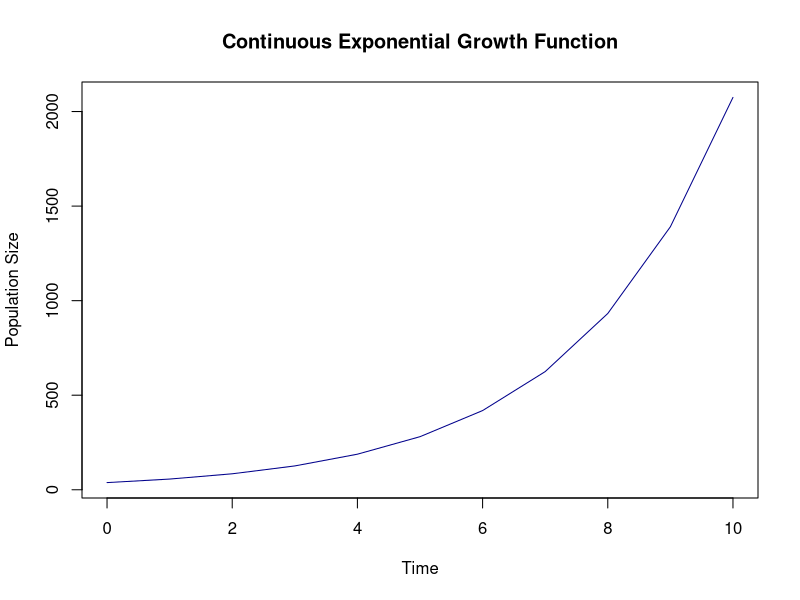
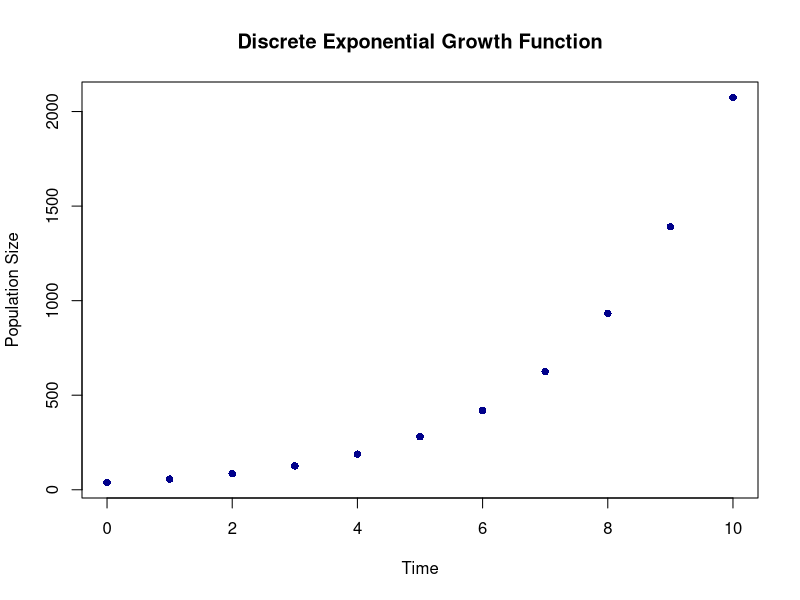
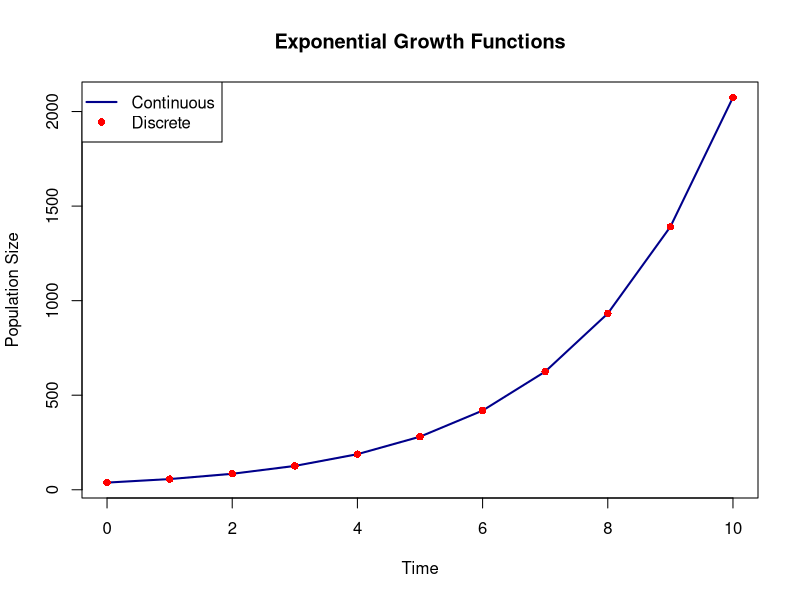
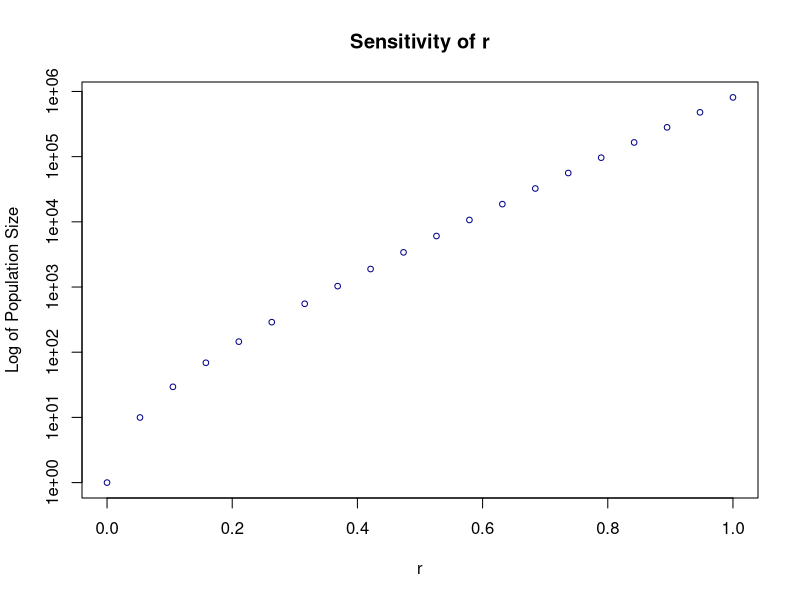
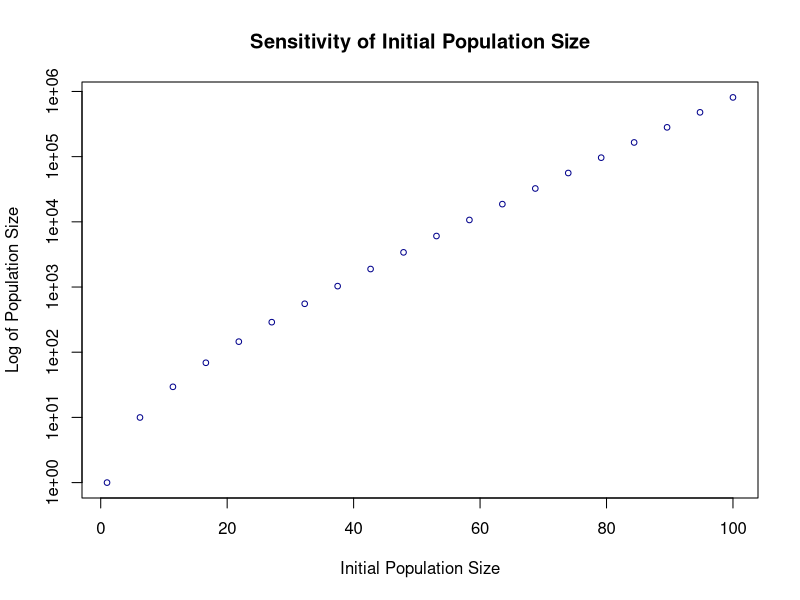
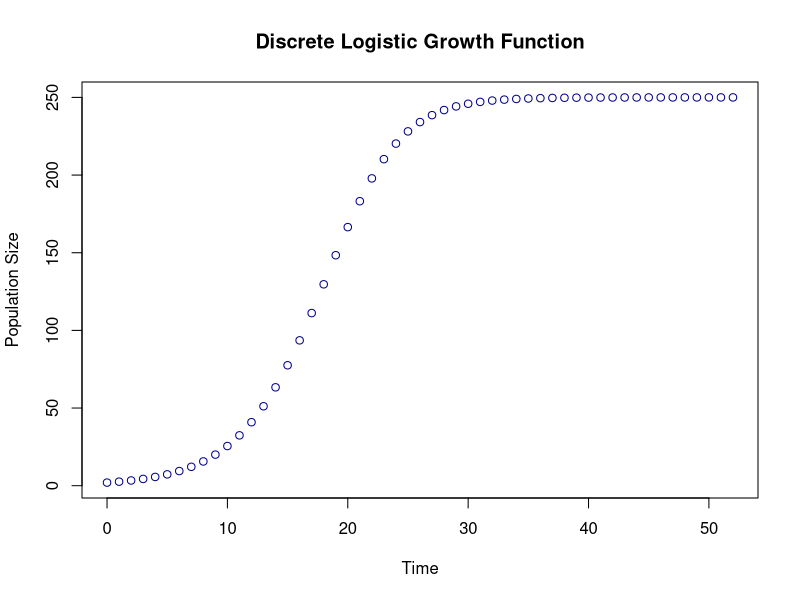
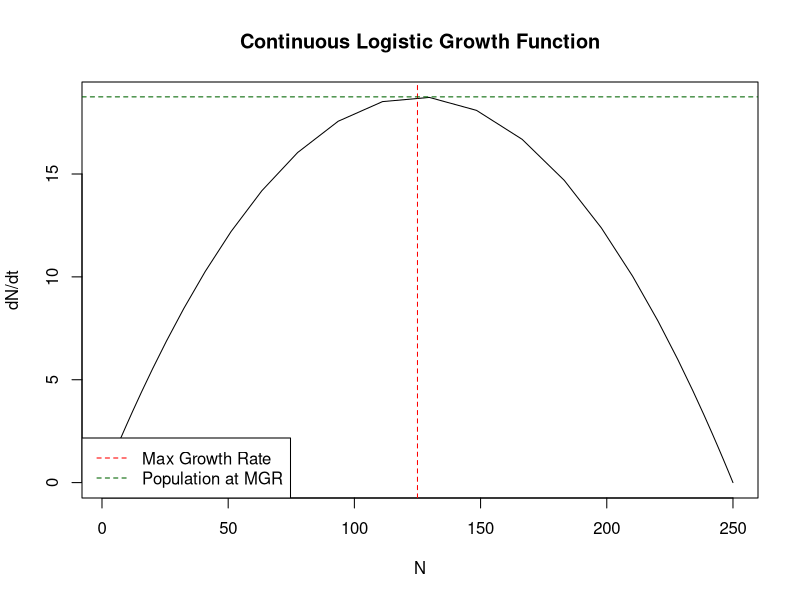

Write R code to recreate these figures, in order.
## ---- chunk 1
knitr::opts_chunk$set(echo = TRUE)
## ---- chunk 2
# Define a continuous exponential growth function
con_exp_growth <- function(N_initial, r, NT){
  t_cont = 0:NT
  N = N_initial * exp(r*t_cont)
  return(N)
}

# Set initial conditions
r = 0.4
N_initial = 38
NT = 10

# Call function and graph
N = con_exp_growth(N_initial, r, NT)
plot(0:NT, N, type = 'l', main = "Continuous Exponential Growth Function", xlab = "Time", ylab = "Population Size", col = "DarkBlue")
## ---- chunk 3
# Define a discrete exponential growth function
dis_exp_growth <- function(N_initial, r, NT){
  R = exp(r)
  t_dis = 0:NT
  N = rep(N_initial,NT+1)
  
  for(t in 1:NT){
    N[t+1] = R*N[t]
  }
  return(N)
}

# Set initial conditions
r = 0.4
N_initial = 38
NT = 10

# Call function and graph
N = dis_exp_growth(N_initial, r, NT)
plot(0:NT, N, type = 'p', main = "Discrete Exponential Growth Function", xlab = "Time", ylab = "Population Size", col = "DarkBlue", pch = 16)
## ---- chunk 4
# Define a doubling time function
doubling_time <- function(r){
  double_time = (exp(2))/r
  return(double_time)
}

# Set initial conditions
r = 0.4

# Call function and output answer
double_time = doubling_time(r)
rounded_double_time = round(double_time,2)
print(paste("The doubling time according to both the discrete and continuous functions is", rounded_double_time))
## ---- chunk 5
# Set initial conditions
r = 0.4
N_initial = 38
NT = 10

# Call functions
N_con = con_exp_growth(N_initial, r, NT)
N_dis = dis_exp_growth(N_initial, r, NT)

# Graph both functions
plot(0:NT, N_con, type = 'l', main = "Exponential Growth Functions", xlab = "Time", ylab = "Population Size", col = "DarkBlue", lwd = 2)
lines(0:NT, N_dis, type = 'p', main = "Exponential Growth Functions", xlab = "Time", ylab = "Population Size", col = "Red", pch = 16, lwd = 2)
legend("topleft", legend = c("Continuous","Discrete"), col = c("DarkBlue","Red"), lty = c(1, NA), pch = c(NA, 16), lwd = c(2,2))
## ---- chunk 6
# Initial Conditions
i = 20
NT = 10
r = seq(from = 0, to = 1, length.out = i)
N_initial = seq(from = 1, to = 100, length.out = i)

# Create Vectors
N_ten = rep(0,NT)
r_ten = rep(0,NT)
N_initial_ten = rep(0,NT)

# Find the 10th value for each set of conditions
for(x in 0:i){
  N = con_exp_growth(N_initial[x], r[x], NT)
  N_ten[x] = N[10]
  r_ten[x] = r[x]
  N_initial_ten[x] = N_initial[x]
}

# Plot Data
plot(r_ten, N_ten, log = "y", type = 'p', xlim = range(r_ten), ylim = range(N_ten), main = "Sensitivity of r", xlab = "r", ylab = "Log of Population Size", col = "DarkBlue", lwd = 1, cex = 0.75)

plot(N_initial_ten, N_ten, log = "y", type = 'p', xlim = range(N_initial_ten), ylim = range(N_ten), main = "Sensitivity of Initial Population Size", xlab = "Initial Population Size", ylab = "Log of Population Size", col = "DarkBlue", lwd = 1, cex = 0.75)
## ---- chunk 7
# Define a discrete logistic growth function
dis_log_growth <- function(N_initial, r, NT, K){
  t_dis = 0:NT
  N = rep(N_initial,NT+1)
  
  for(t in 1:(NT)){
    N[t+1] = N[t] + r*N[t]*(1-N[t]/K)
  }
  return(N)
}

# Set initial conditions
r = 0.3
N_initial = 2
NT = 52
K = 250

# Call function and graph
N = dis_log_growth(N_initial, r, NT, K)
plot(0:NT, N, type = 'p', main = "Discrete Logistic Growth Function", xlab = "Time", ylab = "Population Size", col = "DarkBlue")
## ---- chunk 8
# Define a function to break once K is surpassed
find_K <- function(N,K){
  K = K-0.5
  
  for(x in 1:length(N)){
    if(N[x]>K){
      return(x)
    }
  }
}

# Set initial conditions
r = 0.3
N_initial = 2
NT = 52
K = 250

# Call function
N = dis_log_growth(N_initial, r, NT, K)
weeks_K = find_K(N,K)
weeks_K
## ---- chunk 9
# Define a function to find the Max Growth Rate
max_growth_rate <- function(K){
  return(K/2)
}

# Define a function to find the Population Size at MGR
pop_size_MGR <- function(r,K){
  return((r*K)/4)
}

# Set initial conditions
r = 0.3
K = 250

# Call function
MGR = max_growth_rate(K)
MGR

pop_size = pop_size_MGR(r,K)
pop_size

# Set initial conditions
r = 0.3
N_initial = 2
NT = 52
K = 250

# Create Vectors
N = dis_log_growth(N_initial, r, NT, K)
dNdt = r*N*(1-((N/K)))

# Graph
plot(N, dNdt, type='l', main = "Continuous Logistic Growth Function", xlab = "N", ylab = "dN/dt", col = "black")
abline(v=MGR, col = "red", lty = "dashed")
abline(h=pop_size, col = "darkgreen", lty = "dashed")

legend("bottomleft", 
       legend = c("Max Growth Rate", "Population at MGR"), 
       col = c("red", "darkgreen"), 
       lty = c("dashed", "dashed"))

